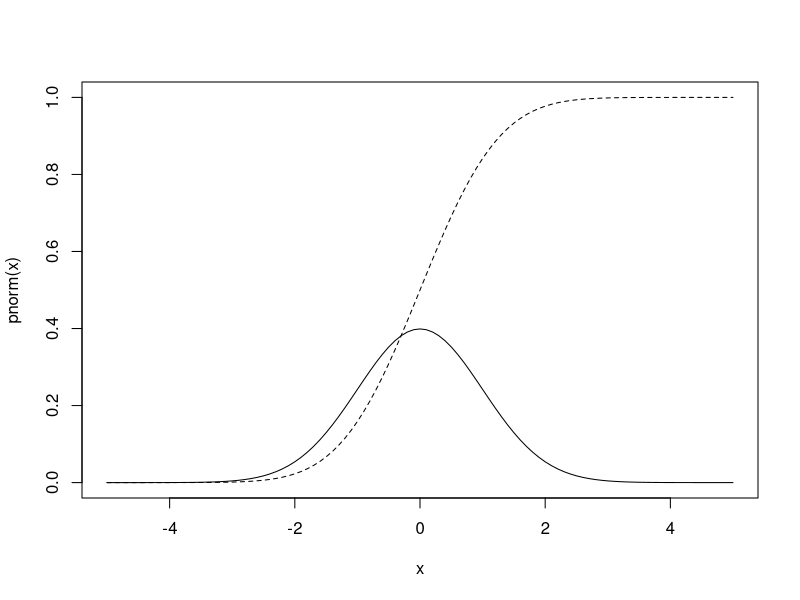

Generate this figure with R:
# =====================================================================================================================
# STATISTICAL DISTRIBUTIONS EXERCISES
# =====================================================================================================================

# DISCRETE DISTRIBUTION -----------------------------------------------------------------------------------------------

# Q. Shuffling a deck of cards.
#
# (i)  Create string vector representing deck.
# (ii) Use sample() to shuffle it.

# Q. (i)   Generate 10 samples from c("H", "T") for a fair coin.
#    (ii)  Generate 10 samples from c("H", "T") for a biased coin (p = 0.55 for "H").
#    (iii) Find the number of "H" and "T" from 1000 tosses of the biased coin.

# BINOMIAL DISTRIBUTION -----------------------------------------------------------------------------------------------

# What is the probability of getting 5 successes from 10 trials if there is a 50% chance of success on each trial?

dbinom(5, 10, 0.5)

dbinom(0:10, 10, 0.5)
#
# What would we get if we summed those values?

# Q. What is the probability of getting 5 or more successes in the above scenario?
# Q. What is the median number of successes in the above scenario?

# UNIFORM DISTRIBUTION ------------------------------------------------------------------------------------------------

# Have a look at ?runif.

dunif(0.5, min = 0, max = 2)      # PDF
punif(0.5, 0, 2)                  # CDF

qunif(seq(0, 1, 0.25), 0, 2)      # Quantiles

set.seed(3)

runif(5, 0, 2)                    # Samples

# The Poisson Distribution --------------------------------------------------------------------------------------------

# The Poisson Distribution is used to model the number of occurrences per unit time.

# Suppose that we have a chunk of radioactive stuff that emits beta particles as an average rate of 100 per second.
#
# Q. What is the probability that fewer than 80 beta particles are emitted in a given second?

# Q. Simulate the number of decays per second for every second in a minute. What's the average and variance?

# NORMAL DISTRIBUTION -------------------------------------------------------------------------------------------------

x = seq(-5, 5, 0.1)

plot(x, pnorm(x), type = "l", lty = "dashed")
lines(x, dnorm(x))

qnorm(c(0.005, 0.025, 0.975, 0.995))

rnorm(5)

# Standardising.
#
# Q. Generate 100 samples from a Normal distribution with mean 50 and standard deviation 10.
# Q. Standardise those data. These are z scores.
# Q. Calculate the mean and standard deviation of the standardised data.

# Distribution of human heights (in inches):
#
#            mu  sigma
# Male      70.0  4.0
# Female    65.0  3.5
#
# Q. Find the probability of a man's height exceeding 80.0.
# Q. Find the probability that a woman's height is between 60.0 and 65.0.

# =====================================================================================================================
# STATISTICAL DISTRIBUTIONS SOLUTIONS
# =====================================================================================================================
